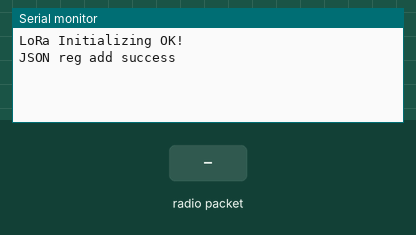
Simulated run of this sketch. Board: Arduino Uno, built with avr-gcc and run on an emulated ATmega328P. Parts: the last lines printed to the serial monitor. Inputs (shaded band) come from the test bench. No radio packets arrive unless stated.

Above: at 1.2 s.
1.3 s: radio packet "1" arrives
At 3.6 s:
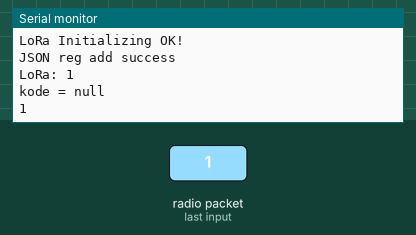
4.7 s: radio packet "0" arrives
6.2 s: radio packet "2" arrives
At 8.1 s:
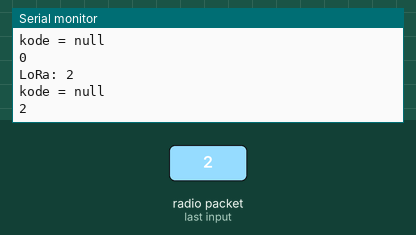

Measured:
- after the input at 1.3 s, the serial monitor: prints a new line after 2.0 s (image 1)
- after the input at 6.2 s, the serial monitor: prints a new line after 1.5 s (image 2)

The sketch:

modbus_JSON_Master.ino
```cpp
//Memanggil Library yang akan dipakai
#include <ArduinoJson.h>
#include <LoRa.h>
#include <SPI.h>

// define pin modul LoRa
#define ss 5
#define rst 15
#define dio0 4

// define ID alat yang akan digunakan sebagai kode unik tiap alat
String ID_alat[] = { "alatX", "alatY", "alatZ" };

// define register yang akan diminta
int reg[] = { 3028, 3110 };

// siapkan variable yang akan digunakan
DynamicJsonDocument kirim(1024);  // variabel JSON
DynamicJsonDocument doc(1024);
double data[100];  // array temp untuk menyimpan data

// fungsi membaca data sejumlah data reg dan menggabungkannya dengan format JSON
void isiJSON() {
  for (int i = 0; reg[i]; i++) {
    kirim["reg"][i] = reg[i];
  }
}

void bacaJSON() {
  for (int i = 0; doc["data"][i]; i++) {
    data[i] = doc["data"][i];
  }
}

void setup() {
  Serial.begin(115200);
  LoRa.setPins(ss, rst, dio0);
  // mengatur kekuatan pancaran LoRa
  LoRa.setGain(6);
  LoRa.setTxPower(20);

  while (!LoRa.begin(915E6)) {  //915 adalah frekuensi LoRa dalam MHz
    Serial.println(".");
    delay(500);  //ulang hingga LoRa tersambung
  }
  LoRa.setSyncWord(0xF3);  // samakan ke reciever / transmitter untuk enkripsi data
  Serial.println("LoRa Initializing OK!");
  isiJSON();
  Serial.println("JSON reg add success");
}

void loop() {

  for (int i = 0; ID_alat[i];i++) {
    kirim["kode"] = ID_alat[i];

    for (int count = 0; count < 10; count++) { //mengulang 10 kali percobaan pengiriman ke 1 alat
      LoRa.beginPacket();
      serializeJson(kirim, LoRa);  // mengirim gabungan data JSON ke LoRa
      LoRa.endPacket();

      //membaca jika ada data masuk dari LoRa
      int packetSize = LoRa.parsePacket();
      if (packetSize) {
        while (LoRa.available()) {
          String LoRaData = LoRa.readString();
          Serial.print("LoRa: ");
          Serial.println(LoRaData);
          deserializeJson(doc, LoRaData);
          String kode = doc["kode"];
          Serial.print("kode = ");
          Serial.println(kode);
          if (kode == ID_alat[i]) {  //mengecek apakah kode yang diterima sesuai dengan ID alat
            bacaJSON();
            break; // keluar dari loop pengiriman untuk memulai pengiriman ke alat selanjutnya

            // mengeluarkan data ke Serial
            Serial.println("Data = ");
            for (int i = 0; doc["reg"][i]; i++) {  // mengambil sejumlah data sesuai jumlah register yang diterima
              int reg = doc["reg"][i];
              Serial.print(reg);
              Serial.print(" data ");
              Serial.println(data[i]);
            }
          }
          serializeJson(doc, Serial);  // mengirim gabungan data JSON ke Serial
          LoRa.beginPacket();
          serializeJson(doc, LoRa);  // mengirim gabungan data JSON ke LoRa
          LoRa.endPacket();
          Serial.println();
        }
      } else {
        delay(1000); // menunggu lalu mengulang pegiriman
      }
    }
  }
}
```
